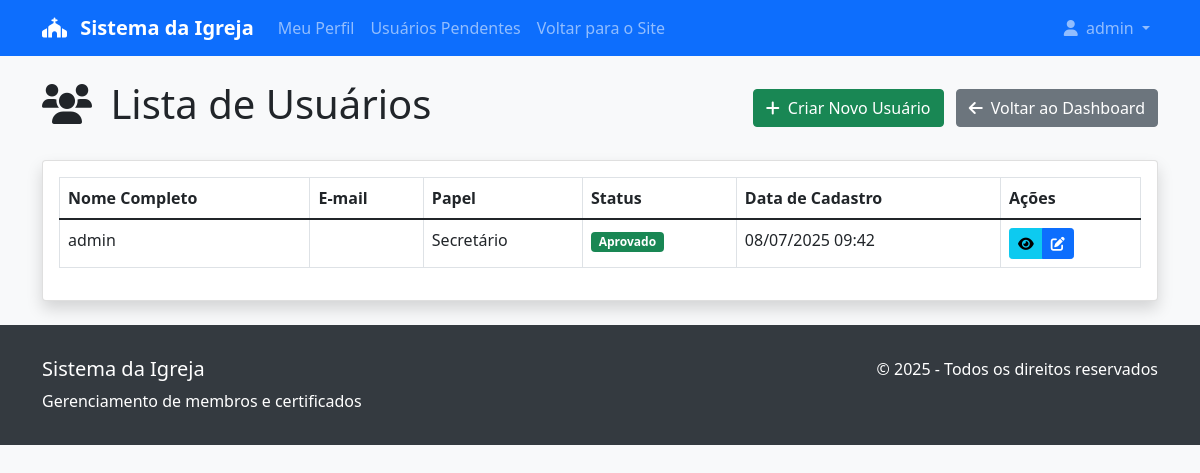
Page /usuarios/todos/ (signed in) on the earlier database version.
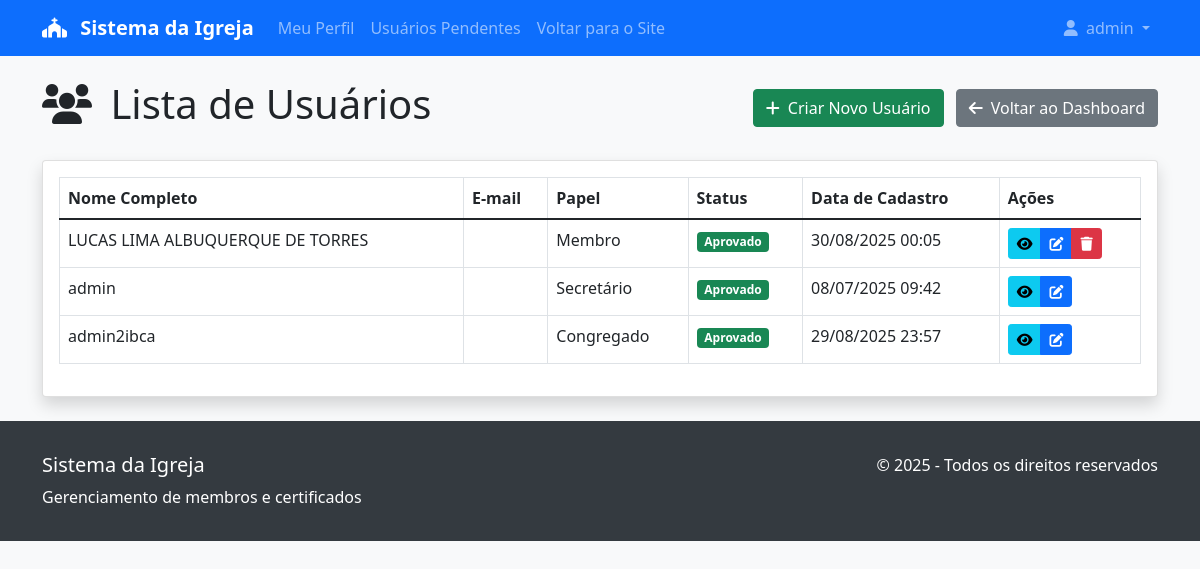
Same page on the later database version.
### usuarios/models.py (models this page shows, shortened)
class User(AbstractUser):
    nome_completo = models.CharField(max_length=200, verbose_name="Nome Completo")
    foto_perfil = models.ImageField(
        upload_to='perfil_fotos/',
        verbose_name="Foto do Perfil",
        null=True,
        blank=True
    )
    data_nascimento = models.DateField(verbose_name="Data de Nascimento", null=True, blank=True)
    nome_pai = models.CharField(max_length=200, verbose_name="Nome do Pai", blank=True)
    nome_mae = models.CharField(max_length=200, verbose_name="Nome da Mãe", blank=True)
    cpf_validator = RegexValidator(
        regex=r'^\d{11}$',
        message="CPF deve conter 11 dígitos, sem pontos ou traços."
    )
    cpf = models.CharField(
        max_length=11,
        validators=[cpf_validator],
        verbose_name="CPF",
        unique=True,
        null=True,
        blank=True
    )
    rg = models.CharField(max_length=20, verbose_name="RG", blank=True)
    naturalidade = models.CharField(max_length=150, verbose_name="Natural da cidade de", blank=True)
    ESTADO_CIVIL_CHOICES = [
        ('solteiro', 'Solteiro(a)'),
        ('casado', 'Casado(a)'),
        ('divorciado', 'Divorciado(a)'),
        ('viuvo', 'Viúvo(a)'),
    ]
    estado_civil = models.CharField(
        max_length=20,
        choices=ESTADO_CIVIL_CHOICES,
        verbose_name="Estado Civil",
        blank=True
    )
    nome_conjuge = models.CharField(max_length=200, verbose_name="Nome do Cônjuge", blank=True)
    data_casamento = models.DateField(verbose_name="Data de Casamento", null=True, blank=True)
    tem_alergia_medicacao = models.BooleanField(default=False, verbose_name="Possui alergia a alguma medicação?")
    alergias_texto = models.TextField(verbose_name="Quais alergias?", blank=True)
    telefone_validator = RegexValidator(
        regex=r'^\(\d{2}\)\s\d{4,5}-\d{4}$',
        message="Telefone deve estar no formato: (XX) XXXX-XXXX ou (XX) XXXXX-XXXX"
    )
    telefone = models.CharField(
        max_length=15,
        validators=[telefone_validator],
        verbose_name="Telefone",
        blank=True
    )
    endereco = models.CharField(max_length=300, verbose_name="Endereço", blank=True)
    bairro = models.CharField(max_length=100, verbose_name="Bairro", blank=True)
    cidade = models.CharField(max_length=100, verbose_name="Cidade", blank=True)
    cep = models.CharField(max_length=10, verbose_name="CEP", blank=True)
    profissao = models.CharField(max_length=150, verbose_name="Profissão", blank=True)
    NIVEL_ESCOLAR_CHOICES = [
        ('fundamental_incompleto', 'Ensino Fundamental Incompleto'),
        ('fundamental_completo', 'Ensino Fundamental Completo'),
        ('medio_incompleto', 'Ensino Médio Incompleto'),
        ('medio_completo', 'Ensino Médio Completo'),
        ('superior_incompleto', 'Ensino Superior Incompleto'),
        ('superior_completo', 'Ensino Superior Completo'),
        ('pos_graduacao', 'Pós-graduação'),
        ('nao_informar', 'Não desejo informar'),
    ]
    nivel_escolar = models.CharField(
        max_length=30,
        choices=NIVEL_ESCOLAR_CHOICES,
        verbose_name="Nível Escolar",
        blank=True
    )
    data_conversao = models.DateField(verbose_name="Data de Conversão", null=True, blank=True)
    batizado_aguas = models.BooleanField(default=False, verbose_name="É batizado nas águas?")
    data_batismo = models.DateField(verbose_name="Data do Batismo", null=True, blank=True)
    LOCAL_BATISMO_CHOICES = [
        ('2ibca', 'Na 2ª IBCA'),
        ('outra', 'Em Outra Igreja'),
    ]
    local_batismo = models.CharField(
        max_length=10,
        choices=LOCAL_BATISMO_CHOICES,
        verbose_name="Onde foi o batismo?",
        blank=True
    )
    outra_igreja_batismo = models.CharField(
        max_length=200,
        verbose_name="Qual igreja?",
        blank=True,
        help_text="Nome da igreja onde foi batizado"
    )
    recebido_por_aclamacao = models.BooleanField(
        default=False,
        verbose_name="Foi recebido por aclamação na 2ª IBCA?"
    )
    membro_congregacao = models.BooleanField(
        default=False,
        verbose_name="É membro de alguma congregação?"
    )
    qual_congregacao = models.CharField(
        max_length=150,
        verbose_name="Qual Congregação?",
        blank=True,
        help_text="Preencher apenas se for membro de congregação"
    )
    frequenta_escola_biblica = models.BooleanField(
        default=False,
        verbose_name="Frequenta alguma classe da Escola Bíblica?"
    )
    qual_classe_escola_biblica = models.CharField(
        max_length=100,
        verbose_name="Qual classe?",
        blank=True,
        help_text="Preencher apenas se frequenta a Escola Bíblica"
    )
    deseja_exercer_funcao = models.BooleanField(
        default=False,
        verbose_name="Deseja exercer alguma função na 2ª IBCA?"
    )
    qual_funcao_deseja = models.TextField(
        verbose_name="Qual função ou ministério?",
        blank=True
    )
    PAPEL_CHOICES = [
        ('congregado', 'Congregado'),
        ('membro', 'Membro'),
        ('secretario', 'Secretário'),
    ]
    papel = models.CharField(
        max_length=20,
        choices=PAPEL_CHOICES,
        default='congregado',
        verbose_name="Papel no Sistema"
    )
    data_cadastro = models.DateTimeField(default=timezone.now, verbose_name="Data de Cadastro")
    ativo = models.BooleanField(default=True, verbose_name="Usuário Ativo")
    aprovado = models.BooleanField(default=False, verbose_name="Cadastro Aprovado")
    aprovado_por = models.ForeignKey(
        'self',
        on_delete=models.SET_NULL,
        null=True,
        blank=True,
        verbose_name="Aprovado por",
        related_name='usuarios_aprovados'
    )
    data_aprovacao = models.DateTimeField(null=True, blank=True, verbose_name="Data de Aprovação")
    class Meta:
        verbose_name = "Usuário"
        verbose_name_plural = "Usuários"
        ordering = ['nome_completo']
    @property
    def is_secretario(self):
        return self.papel == 'secretario'

### usuarios/views.py (the view)
# urls.py: path("todos/", views.listar_todos_usuarios, name="listar_todos_usuarios"),
@login_required
def listar_todos_usuarios(request):
    if not request.user.is_secretario:
        messages.error(request, 'Acesso negado. Apenas secretários podem acessar esta página.')
        return redirect('usuarios:dashboard')
    usuarios = User.objects.all().order_by('nome_completo')
    context = {
        'usuarios': usuarios,
        'page_title': 'Lista de Usuários'
    }
    return render(request, 'usuarios/listar_usuarios.html', context)

### usuarios/templates/usuarios/listar_usuarios.html (shortened to what this page needs)
{% extends 'usuarios/base.html' %}
{% block content %}
<div class="row">
    <div class="col-12">
        <div class="d-flex justify-content-between align-items-center mb-4">
            <h1>
                <i class="fas fa-users me-2"></i>
                {{ page_title }}
            </h1>
            <div>
                <a href="{% url 'usuarios:criar_usuario' %}" class="btn btn-success me-2">
                    <i class="fas fa-plus me-2"></i>Criar Novo Usuário
                </a>
                <a href="{% url 'usuarios:dashboard' %}" class="btn btn-secondary">
                    <i class="fas fa-arrow-left me-2"></i>Voltar ao Dashboard
                </a>
            </div>
        </div>
    </div>
</div>
{% if usuarios %}
    <div class="card shadow mb-4">
        <div class="card-body">
            <div class="table-responsive">
                <table class="table table-bordered" id="dataTable" width="100%" cellspacing="0">
                    <thead>
                        <tr>
                            <th>Nome Completo</th>
                            <th>E-mail</th>
                            <th>Papel</th>
                            <th>Status</th>
                            <th>Data de Cadastro</th>
                            <th>Ações</th>
                        </tr>
                    </thead>
                    <tbody>
                        {% for usuario in usuarios %}
                        <tr>
                            <td>{{ usuario.nome_completo }}</td>
                            <td>{{ usuario.email }}</td>
                            <td>{{ usuario.get_papel_display }}</td>
                            <td>
                                {% if usuario.aprovado %}
                                    <span class="badge bg-success">Aprovado</span>
                                {% else %}
                                    <span class="badge bg-warning text-dark">Pendente</span>
                                {% endif %}
                            </td>
                            <td>{{ usuario.data_cadastro|date:"d/m/Y H:i" }}</td>
                            <td>
                                <div class="btn-group" role="group">
                                    <a href="{% url 'usuarios:ver_usuario' usuario.id %}" class="btn btn-info btn-sm" title="Ver Perfil">
                                        <i class="fas fa-eye"></i>
                                    </a>
                                    <a href="{% url 'usuarios:editar_usuario' usuario.id %}" class="btn btn-primary btn-sm" title="Editar">
                                        <i class="fas fa-edit"></i>
                                    </a>
                                    {% if usuario != user and not usuario.is_superuser %}
                                        <a href="{% url 'usuarios:excluir_usuario' usuario.id %}"
                                           class="btn btn-danger btn-sm"
                                           title="Excluir"
                                           onclick="return confirm('Tem certeza que deseja excluir o usuário {{ usuario.nome_completo }}? Esta ação não pode ser desfeita.')">
                                            <i class="fas fa-trash"></i>
                                        </a>
                                    {% endif %}
                                </div>
                            </td>
                        </tr>
                        {% endfor %}
                    </tbody>
                </table>
            </div>
        </div>
    </div>
{% endif %}
{% endblock %}

### usuarios/templates/usuarios/base.html (shortened to what this page needs)
<!DOCTYPE html>
<html lang="pt-BR">
<head>
    <link href="https://cdn.jsdelivr.net/npm/bootstrap@5.1.3/dist/css/bootstrap.min.css" rel="stylesheet">
    <link rel="stylesheet" href="https://cdnjs.cloudflare.com/ajax/libs/font-awesome/6.0.0/css/all.min.css">
</head>
<body>
    <nav class="navbar navbar-expand-lg navbar-dark bg-primary">
        <div class="container">
            <a class="navbar-brand" href="{% url 'usuarios:dashboard' %}">
                <i class="fas fa-church me-2"></i>
                Sistema da Igreja
            </a>
            <div class="collapse navbar-collapse" id="navbarNav">
                <ul class="navbar-nav me-auto">
                    {% if user.is_authenticated %}
                        <li class="nav-item">
                            <a class="nav-link" href="{% url 'usuarios:perfil' %}">Meu Perfil</a>
                        </li>
                        {% if user.is_secretario %}
                            <li class="nav-item">
                                <a class="nav-link" href="{% url 'usuarios:usuarios_pendentes' %}">
                                    Usuários Pendentes
                                </a>
                            </li>
                        {% endif %}
                        <li class="nav-item">
                            <a class="nav-link" href="/" target="_blank">Voltar para o Site</a>
                        </li>
                    {% endif %}
                </ul>
                <ul class="navbar-nav">
                    {% if user.is_authenticated %}
                        <li class="nav-item dropdown">
                            <a class="nav-link dropdown-toggle" href="#" id="navbarDropdown" role="button" data-bs-toggle="dropdown">
                                <i class="fas fa-user me-1"></i>
                                {{ user.nome_completo|default:user.username }}
                            </a>
                        </li>
                    {% endif %}
                </ul>
            </div>
        </div>
    </nav>
    <main class="container my-4">
        {% block content %}{% endblock %}
    </main>
    <footer class="footer mt-auto">
        <div class="container">
            <div class="row">
                <div class="col-md-6">
                    <h5>Sistema da Igreja</h5>
                    <p class="mb-0">Gerenciamento de membros e certificados</p>
                </div>
                <div class="col-md-6 text-md-end">
                    <p class="mb-0">© 2025 - Todos os direitos reservados</p>
                </div>
            </div>
        </div>
    </footer>
</body>
</html>

### usuarios/templates/usuarios/base.html (style rules this page uses)
body { background-color: #f8f9fa; }
.navbar-brand { font-weight: bold; }
.card { box-shadow: 0 0.125rem 0.25rem rgba(0, 0, 0, 0.075); border: 1px solid rgba(0, 0, 0, 0.125); }
.btn-primary { background-color: #0d6efd; border-color: #0d6efd; }
.footer { background-color: #343a40; color: white; padding: 2rem 0; margin-top: 3rem; }

Differences in the rows shown:
added User: nome_completo "LUCAS LIMA ALBUQUERQUE DE TORRES", papel "Membro", aprovado "Aprovado", data_cadastro "30/08/2025 00:05"
added User: nome_completo "admin2ibca", papel "Congregado", aprovado "Aprovado", data_cadastro "29/08/2025 23:57"
